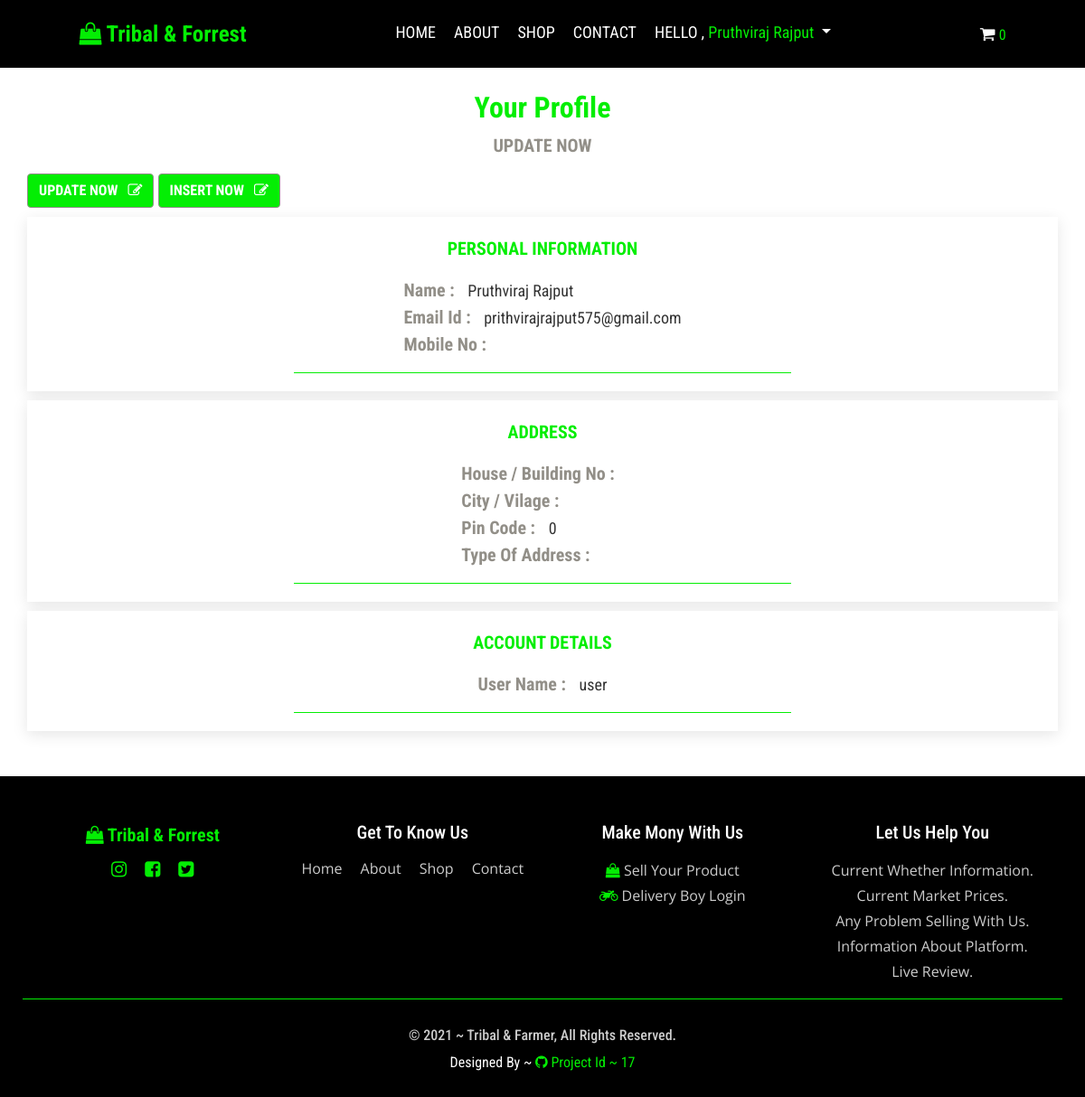
The app's page /profile.php (signed in) with its own data.
### tables this page shows
CREATE TABLE `users` (
  `id` int(11) NOT NULL,
  `name` varchar(255) NOT NULL,
  `email` varchar(255) NOT NULL,
  `username` varchar(255) NOT NULL,
  `password` varchar(255) NOT NULL,
  `resister_on` timestamp NOT NULL DEFAULT current_timestamp() ON UPDATE current_timestamp(),
  `status` tinyint(4) NOT NULL,
  `email_verification` tinyint(4) NOT NULL
);

CREATE TABLE `user_profile` (
  `id` int(11) NOT NULL,
  `user_id` int(11) NOT NULL,
  `mobile_no` varchar(15) NOT NULL,
  `house_no` varchar(255) NOT NULL,
  `city` varchar(255) NOT NULL,
  `pin_code` int(11) NOT NULL,
  `address_type` varchar(255) NOT NULL,
  `added_on` timestamp NOT NULL DEFAULT current_timestamp() ON UPDATE current_timestamp()
);

### profile.php (the view, shortened to what this page needs)
<?php
    include 'includes/navigation_bar.php';
    $user_id= $_SESSION['USER_ID'];
    $sql =mysqli_query($con,"SELECT * FROM users WHERE id = '$user_id'");
    $res = mysqli_fetch_assoc($sql);
    $profile = mysqli_fetch_assoc(mysqli_query($con,"SELECT * FROM user_profile WHERE user_id='$user_id'"));
?>
    <div class="container profile">
        <div class="row heading">
            <div class="col-xl-12">
                <h2>Your Profile</h2>
                <p>Update Now</p>
            </div>
            <div class="update_profile">
                    <a href="<?php echo WEBSITE_PATH; ?>manage_user_profile?type=update"><button class="btn">Update Now</> &nbsp; <i class="fa fa-pencil-square-o" aria-hidden="true"></i></button></a>
                    <a href="<?php echo WEBSITE_PATH; ?>manage_user_profile?type=add"><button class="btn">Insert Now &nbsp; <i class="fa fa-pencil-square-o" aria-hidden="true"></i></button></a>
            </div>
        </div>
            <div class="row personal_info">
                <div class="col-xl-6 personal_info_row">
                    <p>Personal Information</p>
                    <div class="prosonal_filed">
                        <ul>
                            <li>Name : <span><?php echo $res['name'];?></span></li>
                            <li>Email Id : <span><?php echo $res['email'];?></span></li>
                            <li>Mobile No : <span><?php echo $profile['mobile_no']?></span></li>
                        </ul>
                    </div>
                </div>
            </div>
            <div class="row personal_info">
                <div class="col-xl-6 personal_info_row">
                    <p>Address</p>
                    <div class="prosonal_filed">
                        <ul>
                            <li>House / Building No : <span><?php echo $profile['house_no']?></span></li>
                            <li>City / Vilage : <span><?php echo $profile['city']?></span></li>
                            <li>Pin Code : <span><?php echo $profile['pin_code']?></span></li>
                            <li>Type Of Address : <span><?php echo $profile['address_type']?></span></li>
                        </ul>
                    </div>
                </div>
            </div>
            <div class="row personal_info">
                <div class="col-xl-6 personal_info_row">
                    <p>Account Details</p>
                    <div class="prosonal_filed">
                        <ul>
                            <li>User Name : <span><?php echo $res['username'];?></span></li>
                        </ul>
                    </div>
                </div>
            </div>
    </div>
<?php
    include 'includes/footer.php';
?>

### style/prices.css (style rules this page uses)
* { margin: 0; padding: 0; box-sizing: border-box; }

### style/style.css (style rules this page uses)
* { padding: 0; margin: 0; box-sizing: border-box; }
body { font-family:'Open Sans', sans-serif; }
ul { list-style-type: none; }
a { text-decoration: none; }
:root { --logo:rgb(4, 238, 4); --background: #000; --color: #fff; --color1:#ccc; --color2: #333333; --color3: #f0f0f065; --color4:#928f88; --color5: #444349; --font:'Roboto Condensed', sans-serif; --shado :0 4px 16px rgb(0 0 0 / 10%); }
.about_us,.shopping,.product_detailes,.contact,.registration,.login_page,.cart_page,.profile,.checkout,.success_page,.orders_page,.chat_app { margin-top:100px; }
.heading h2 { text-align:center; color: var(--logo); font-family: var(--font); font-weight:700; text-transform:capitalize; }
.heading p { text-align:center; color: var(--color4); font-size:20px; font-family: var(--font); font-weight:700; text-transform:uppercase; }
.profile .personal_info { margin-top: 10px; justify-content: center; padding:20px; background-color: var(--color); box-shadow: var(--shado); }
.profile .personal_info .personal_info_row { border-bottom: 1px solid var(--logo); }
.profile .personal_info p,.profile_form p { font-size:20px; text-align: center; font-family: var(--font); font-weight: 700; color:var(--logo); text-transform:uppercase; }
.profile .update_profile .btn { background-color:var(--logo); border: 1px solid var(--color4); color: var(--color); text-transform: uppercase; font-family: var(--font); font-weight:700; transition: all 0.5s ease-in-out; }
.profile .personal_info .prosonal_filed { display:flex; justify-content:center; }
.profile .personal_info .prosonal_filed ul li { font-size:20px; font-family: var(--font); font-weight:700; color: var(--color4); }
.profile .personal_info .prosonal_filed ul li span { font-size:18px; font-family: var(--font); font-weight:normal; color: var(--color2); padding-left:10px; }

### style/whether.css (style rules this page uses)
:root { --logo:rgb(4, 238, 4); --background: #000; --color: #fff; --color1:#ccc; --color2: #333333; --color3: #f0f0f065; --color4:#928f88; --color5: #444349; --font:'Roboto Condensed', sans-serif; --shado :0 4px 16px rgb(0 0 0 / 10%); }

### records on screen
users: name "Pruthviraj Rajput", email "prithvirajrajput575@gmail.com", username "user"
user_profile: pin_code "0"

### other values on screen
$_SESSION['USER_NAME'] "Pruthviraj Rajput"
$total_cart "0"
